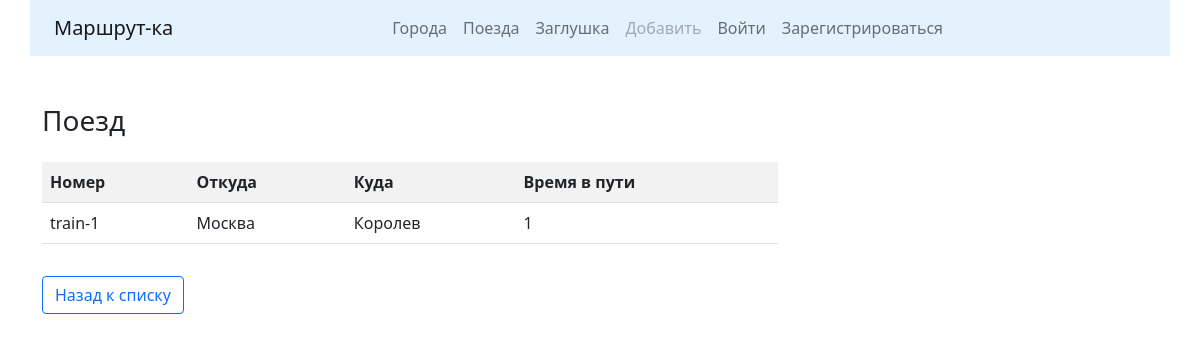
The page /trains/6/ on the database its author committed.
### trains/models.py (models this page shows, shortened)
class Train(models.Model):
    name = models.CharField(max_length=50, unique=True, verbose_name="Номер поезда")
    travel_time = models.PositiveSmallIntegerField(verbose_name="Время в пути")
    departure_city = models.ForeignKey(City, on_delete=models.CASCADE,  # CASCADE - Приудалении данных в одной таблице удаляются и связанные данные в др. таблицах
                                       related_name="departure_city_set",  # Указание имени для набора (множества) экземпляров класса Train
                                       verbose_name="Город отправления"
                                       )
    destination_city = models.ForeignKey("cities.City", on_delete=models.CASCADE,  # К модели City можно обратиться не только импортировав такую модель,
                                         related_name="destination_city_set",  # from .. import City, но и указав напрямую название приложения и имя модели
                                         verbose_name="Город назначения"
                                         )
    class Meta:
        verbose_name = "Поезд"
        verbose_name_plural = "Поезда"
        ordering = ["name"]

### cities/models.py (models this page shows, shortened)
class City(models.Model):
    name = models.CharField(max_length=128, unique=True, verbose_name="Город",)
    def __str__(self):
        return self.name
    class Meta:
        verbose_name = "Город"
        verbose_name_plural = "Города"
        ordering = ["name"]  # Сортировка объектов таблицы по имени

### trains/views.py (the view)
# urls.py: path('<int:pk>/', TrainDetailView.as_view(), name="detail"),
class TrainDetailView(DetailView):
    queryset = Train.objects.all()
    template_name = "trains/detail.html"

### trains/templates/trains/detail.html (shortened to what this page needs)
{% extends 'main/base.html' %}
{% block content %}
    <h3>Поезд</h3>
    <div class="row">
        <div class="col-md-8 my-3">
            <table class="table table-striped">
                <tr>
                    <th>Номер</th>
                    <th>Откуда</th>
                    <th>Куда</th>
                    <th>Время в пути</th>
                </tr>
                <tr>
                    <td>{{object.name}}</td>
                    <td>{{object.departure_city}}</td>
                    <td>{{object.destination_city}}</td>
                    <td>{{object.travel_time}}</td>
                </tr>
            </table>
        </div>
    </div>
    <div class="row">
        <div class="col-md-4">
            <a href="{% url 'trains:trains' %}">
                <button type="button" class="btn btn-outline-primary">Назад к списку</button>
            </a>
        </div>
    </div>
{% endblock %}

### rows shown on the page
Train: name "train-1", departure_city "Москва", destination_city "Королев", travel_time "1"
